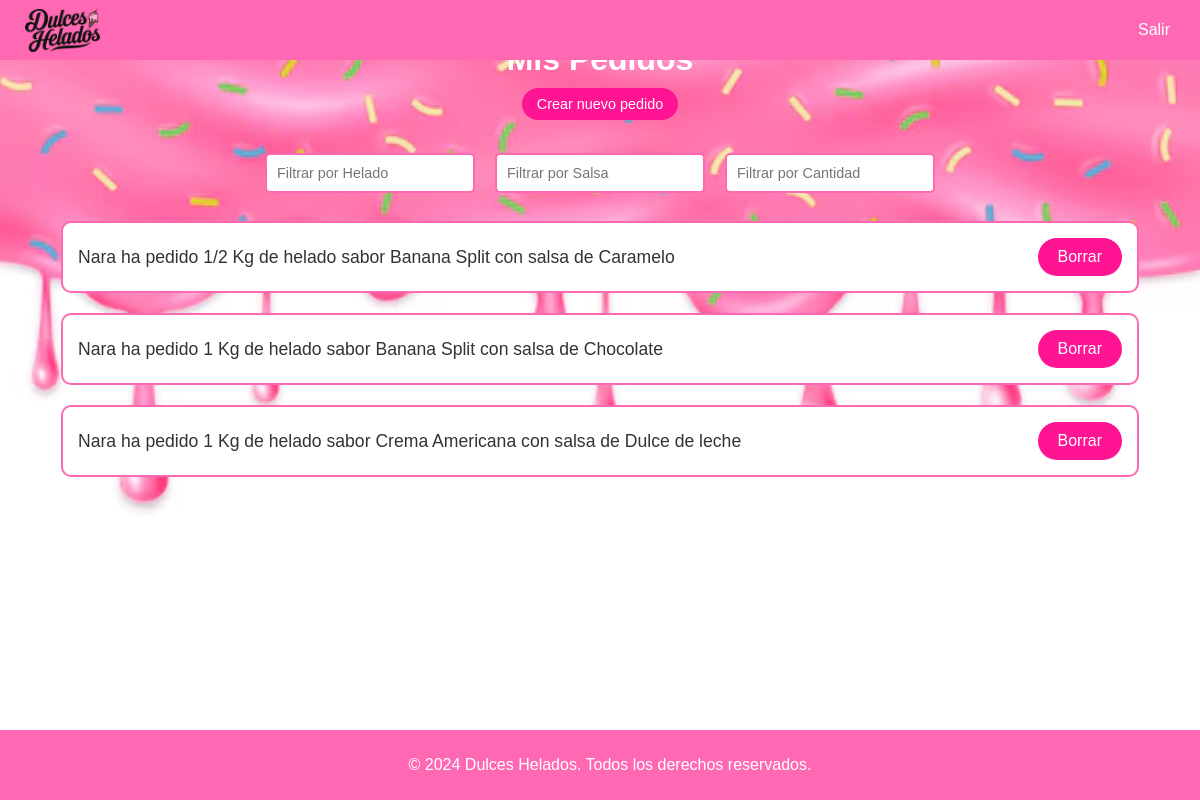
Page /cliente/ver_mis_pedidos/3/ on the committed database.
### Pedidos/models.py (models this page shows, shortened)
class Pedido(models.Model):
    cliente = models.ForeignKey(Cliente, on_delete=models.CASCADE)
    cantidad = models.ForeignKey(Cantidad, on_delete=models.CASCADE)
    helado = models.ForeignKey(Helado, on_delete=models.CASCADE)
    salsa = models.ForeignKey(Salsa, on_delete=models.CASCADE)

class Cliente(models.Model):
    usuario = models.CharField(max_length=50)
    contrasena = models.CharField(max_length=50)
    def __str__(self):
        return self.usuario

class Cantidad(models.Model):
    cantidad = models.CharField(max_length=50)
    def __str__(self):
        return str(self.cantidad)

class Helado(models.Model):
    helado = models.CharField(max_length=50)
    color = models.CharField(max_length=7)  # Guardamos el color en formato hexadecimal
    def __str__(self):
        return self.helado

class Salsa(models.Model):
    salsa = models.CharField(max_length=50)
    color = models.CharField(max_length=7)  # Guardamos el color en formato hexadecimal
    def __str__(self):
        return self.salsa

### Pedidos/views.py (the view)
# urls.py: path('cliente/ver_mis_pedidos/<int:cliente_id>/', views.ver_mis_pedidos, name='ver_mis_pedidos'),
def ver_mis_pedidos(request, cliente_id):
    cliente = Cliente.objects.get(id=cliente_id)
    pedidos = Pedido.objects.filter(cliente=cliente)
    return render(request, 'Cliente/ver_mis_pedidos.html', {
        'cliente': cliente,
        'pedidos': pedidos
    })

### Pedidos/templates/Cliente/ver_mis_pedidos.html (shortened to what this page needs)
<!DOCTYPE html>
<html lang="es">
<head>
    <link rel="stylesheet" href="https://cdn.jsdelivr.net/npm/sweetalert2@11/dist/sweetalert2.min.css">
</head>
<body>
    <nav>
        <div class="logo">
            <img src="/static/dulces-helados-logo.png" alt="Heladería" class="icono" onclick="location.href='{% url 'general_cliente' cliente.id %}'">
        </div>
        <div>
            <a href="{% url 'inicio' %}">Salir</a>
        </div>
    </nav>
    <div class="main-content">
        <h1>Mis Pedidos</h1>
        <button class="button" onclick="location.href='{% url 'crear_pedido_cliente'% cliente.id }'">Crear nuevo pedido</button>
        <div class="filtros">
            <input type="text" id="heladoFiltro" placeholder="Filtrar por Helado" oninput="filtrarPedidos()">
            <input type="text" id="salsaFiltro" placeholder="Filtrar por Salsa" oninput="filtrarPedidos()">
            <input type="text" id="cantidadFiltro" placeholder="Filtrar por Cantidad" oninput="filtrarPedidos()">
        </div>
        {% for pedido in pedidos %}
        <div class="pedido" data-cliente="{{ pedido.cliente }}" data-helado="{{ pedido.helado }}" data-salsa="{{ pedido.salsa }}" data-cantidad="{{ pedido.cantidad }}">
            <p>{{ pedido.cliente }} ha pedido {{ pedido.cantidad }} de helado sabor {{ pedido.helado }} con salsa de {{ pedido.salsa }}</p>
            <button class="entregado-button" onclick="confirmarEntrega('{{ pedido.id }}')">Borrar</button>
        </div>
    </div>
    <footer>
        <p>&copy; 2024 Dulces Helados. Todos los derechos reservados.</p>
    </footer>
</body>
</html>

### Pedidos/templates/Cliente/ver_mis_pedidos.html (style rules this page uses)
body { font-family: 'Arial', sans-serif; margin: 0; padding: 0; display: flex; flex-direction: column; min-height: 100vh; background-image: url('../../static/fondo1.png'); background-size: cover; background-position: center; }
nav { background-color: #ff69b4; padding: 10px; display: flex; justify-content: space-between; align-items: center; position: fixed; width: 100%; height: 5vh; top: 0; left: 0; z-index: 1000; }
nav a { color: white; text-decoration: none; font-size: 1em; margin-right: 25px; padding: 10px 15px; }
.icono { margin-top: 5px; width: 75px; margin-left: 15px; height: auto; cursor: pointer; }
.main-content { flex-grow: 1; padding: 20px; display: flex; flex-direction: column; align-items: center; justify-content: flex-start; }
h1 { color: #ffffff; font-size: 2em; margin-bottom: 10px; }
.filtros { display: flex; justify-content: center; margin-bottom: 20px; }
.filtros input { margin: 0 10px; padding: 10px; border: 2px solid #ff69b4; border-radius: 5px; font-size: 1em; color: #333; }
.pedido { width: 90%; background-color: #fff; border: 2px solid #ff69b4; border-radius: 10px; margin-bottom: 20px; padding: 15px; display: flex; justify-content: space-between; align-items: center; transition: transform 0.3s ease; }
.pedido p { margin: 0; font-size: 1.1em; color: #333; }
.pedido .entregado-button { background-color: #ff1493; color: white; border: none; padding: 10px 20px; font-size: 1em; border-radius: 50px; cursor: pointer; transition: background-color 0.3s ease; }
.button { background-color: #ff1493; color: white; border: none; padding: 10px 20px; font-size: 1em; border-radius: 50px; cursor: pointer; transition: background-color 0.3s ease; margin-bottom: 25px; }
footer { background-color: #ff69b4; color: white; text-align: center; padding: 10px; position: relative; bottom: 0; left: 0; width: 100%; }
.button { padding: 8px 15px; font-size: 0.9em; }
.filtros { padding: 8px 15px; font-size: 0.9em; }

### rows in the picture
Pedido: cliente "Nara", cantidad "1/2 Kg", helado "Banana Split", salsa "Caramelo"
Pedido: cliente "Nara", cantidad "1 Kg", helado "Banana Split", salsa "Chocolate"
Pedido: cliente "Nara", cantidad "1 Kg", helado "Crema Americana", salsa "Dulce de leche"
